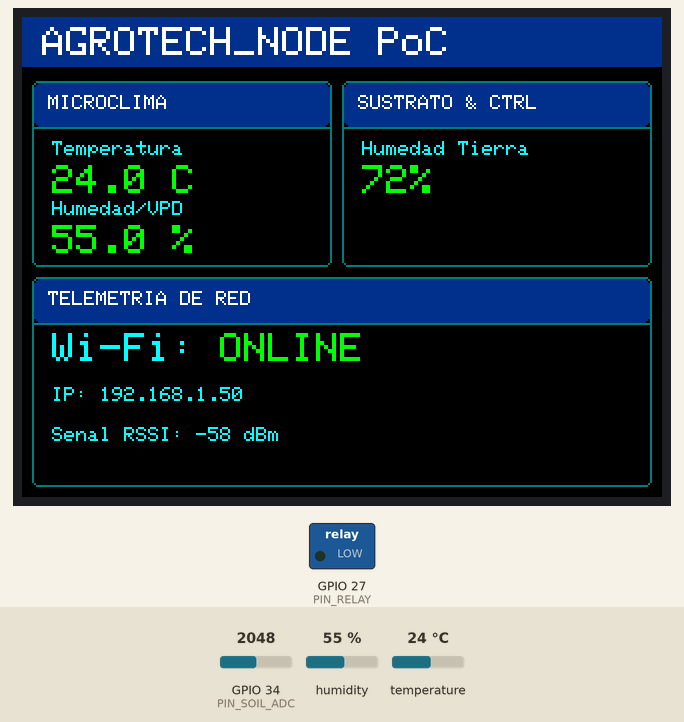
Recording of a program running on a simulated ESP32. Parts: 320×240 colour display, switched loads named in the program (green lamp = pin HIGH). The inputs (shaded band) are chosen by the test bench; at power-on: GPIO 34 (PIN_SOIL_ADC) = 2048, humidity 55 %, temperature 24 °C. WiFi joins after 1.5 s; servers stay silent unless stated; random numbers use the default seed unless the program sets one; no MQTT or app messages arrive unless stated; what the program prints to the serial monitor is not drawn.

Above: at 3.5 s.
3.6 s: GPIO 34 (PIN_SOIL_ADC) set to 2872
At 6.3 s:
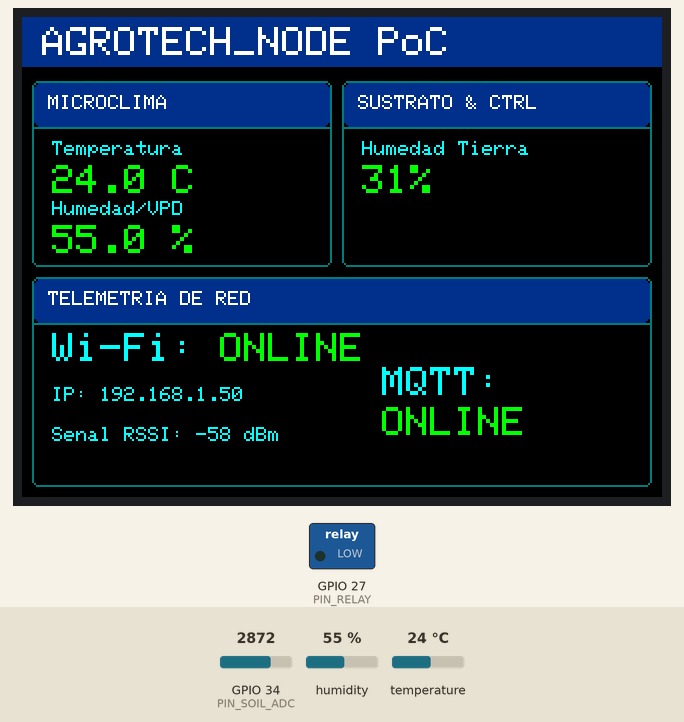
6.6 s: GPIO 34 (PIN_SOIL_ADC) set to 2933
At 8.0 s:
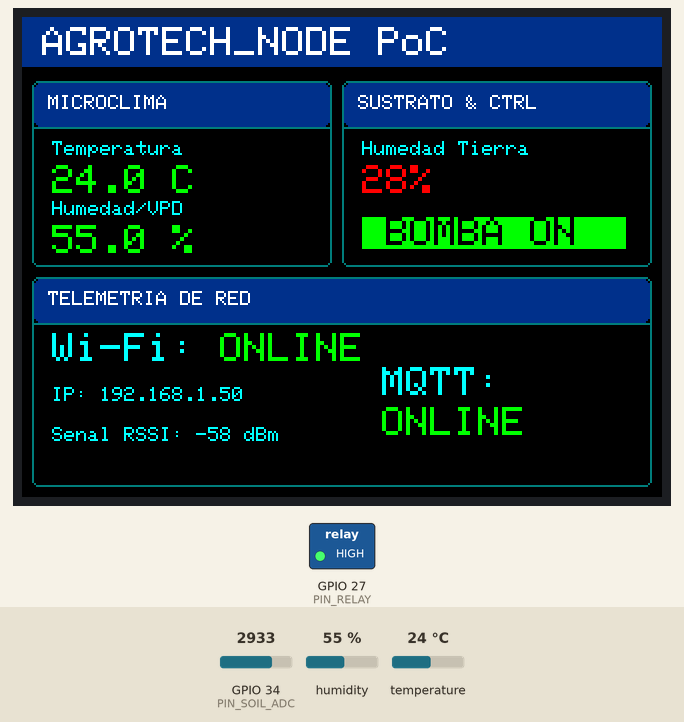
9.0 s: GPIO 34 (PIN_SOIL_ADC) set to 2866
At 10.5 s:
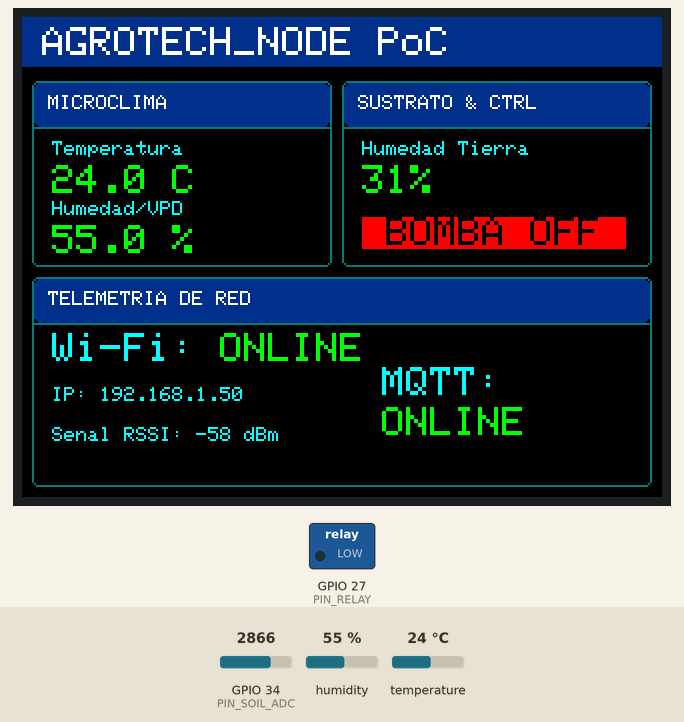
11.0 s: humidity set to 22 %
At 12.7 s:
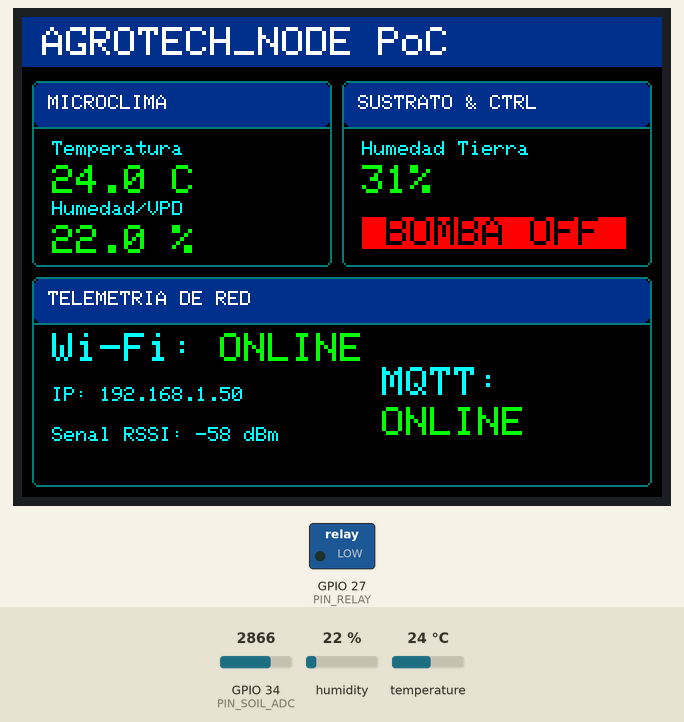
13.0 s: temperature set to 12 °C
At 14.7 s:
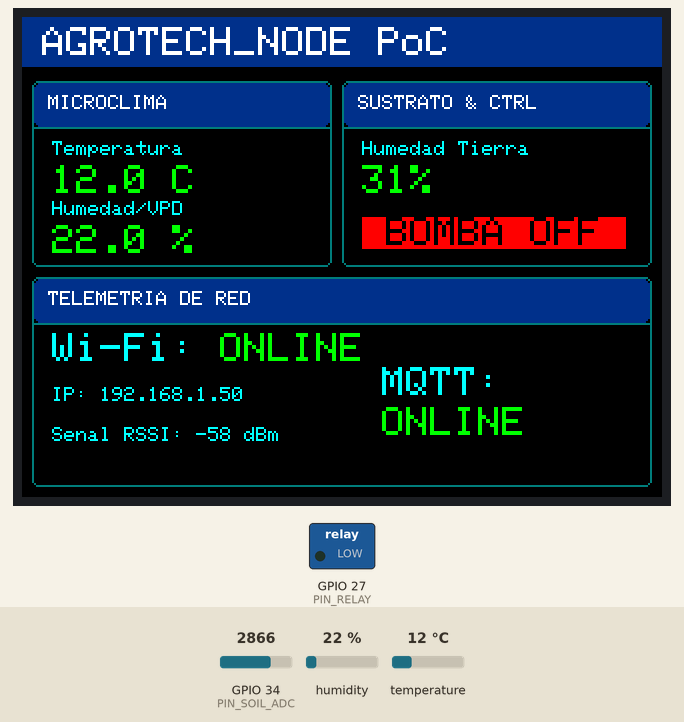
15.0 s: GPIO 34 (PIN_SOIL_ADC) set to 3603
At 16.2 s:
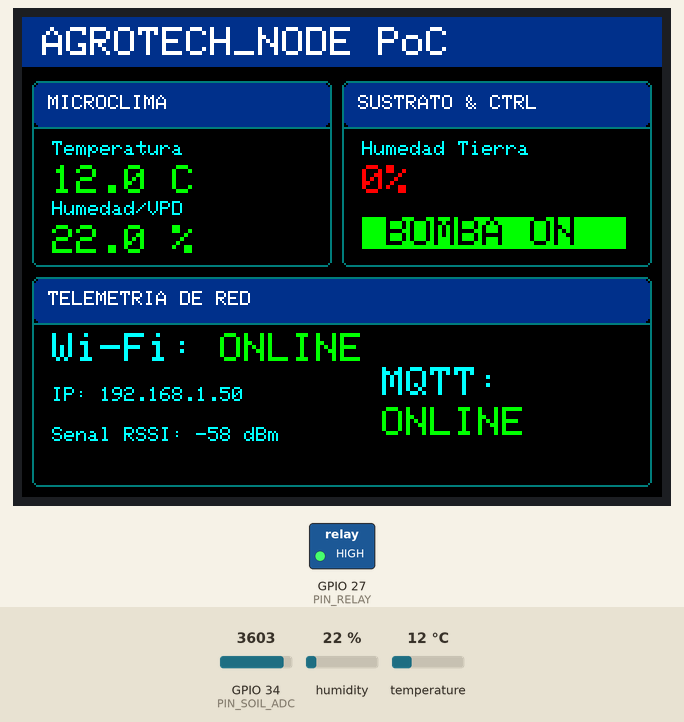
Timing chart, 0 to 18.0 s (numbered marks = the images above; inputs shaded):
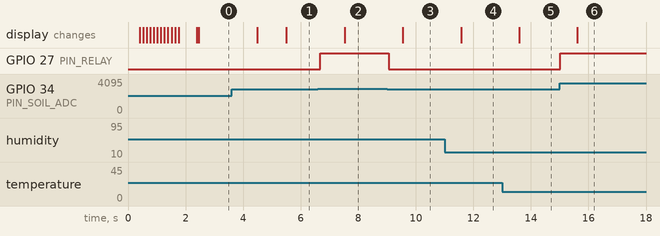

Measured:
- the behaviour switches between 2900 and 2901 on GPIO 34 (PIN_SOIL_ADC) (found by bisection; images 1 and 2)
- after the input at 6.6 s, GPIO 27 (PIN_RELAY): LOW → HIGH after 0.07 s; the display: changes after 0.93 s (image 2)
- after the input at 9.0 s, GPIO 27 (PIN_RELAY): HIGH → LOW after 0.07 s; the display: changes after 0.55 s (image 3)
- after the input at 11.0 s, the display: changes after 0.58 s (image 4)
- after the input at 13.0 s, the display: changes after 0.60 s (image 5)
- after the input at 15.0 s, GPIO 27 (PIN_RELAY): LOW → HIGH at once; the display: changes after 0.62 s (image 6)

The program:

main.cpp
```cpp
/**
 * @file main.cpp
 * @brief Firmware Edge Computing - Núcleo de Control y Telemetría
 * @project AgroTech_Node PoC
 * @author Diego Alejandro Ríos Vásquez
 */

#include <Arduino.h>
#include "Sensors.h"
#include "Display.h"
#include "NetworkManager.h"

// Datos de Conexión (Ajusta el Broker a la IP de tu Raspberry Pi Gateway)
const char* WIFI_SSID = "AgroTech_IoT";
const char* WIFI_PASS = "Wifi_Pass";
const char* MQTT_BROKER_IP = "192.168.1.113";
const char* MQTT_USER = "user";
const char* MQTT_PASS = "pass";

const int PIN_SOIL_ADC = 34; // Sensor Capacitivo v1.2
const int PIN_RELAY = 27;    // Actuador Bomba DC
const int UMBRAL_MARCHITEZ = 30; // 30% enciende la bomba

SensorManager sensors(PIN_SOIL_ADC);
DisplayManager ui;
NetworkManager net(WIFI_SSID, WIFI_PASS, MQTT_BROKER_IP, MQTT_USER, MQTT_PASS);

unsigned long tUpdate = 0;

void setup() {
    Serial.begin(115200);

    pinMode(PIN_RELAY, OUTPUT);
    digitalWrite(PIN_RELAY, LOW); // Fail-Safe

    sensors.begin();
    ui.begin();
    net.begin();

    ui.showSplash();
}

void loop() {
    net.loop();

    float temp = sensors.getT();
    float hum = sensors.getH();
    int soil_percent = sensors.getSoil();

    bool valveStatus = (soil_percent < UMBRAL_MARCHITEZ);
    digitalWrite(PIN_RELAY, valveStatus ? HIGH : LOW);

    if(millis() - tUpdate > 1000) {
        ui.updateDashboard(temp, hum, soil_percent, valveStatus, net.isWifiOk(), net.isMqttOk(), net.getWifiIp(), net.getWifiRssi());

        static int sendCount = 0;
        if(++sendCount >= 5) {
            net.sendJson(temp, hum, soil_percent, valveStatus, net.getWifiIp(), net.getWifiSsid(), net.getWifiRssi(), net.getWifiQualityText());
            sendCount = 0;
        }
        tUpdate = millis();
    }
}
```

Display.h
```cpp
/**
 * @file Display.h
 * @brief Interfaz HMI Local - Control TFT ST7789 (GMT020-02) y Boot Animation
 * @project AgroTech_Node PoC
 * @author Diego Alejandro Ríos Vásquez
 */

#ifndef DISPLAY_H
#define DISPLAY_H

#include <math.h>
#include <Adafruit_GFX.h>
#include <Adafruit_ST7789.h>

// Pines SPI según esquemático oficial
#define TFT_CS 5
#define TFT_DC 2
#define TFT_RST 4
#define TFT_MOSI 23
#define TFT_SCLK 18

// Paleta SCADA Tech (RGB565)
#define COLOR_BG            0x0000 // Fondo Negro Puro para evitar parpadeo
#define COLOR_HEADER        0x0191 // Azul oscuro técnico
#define COLOR_PANEL_BG      0x0000
#define COLOR_PANEL_BORDER  0x03EF // Azul técnico luminoso

#define COLOR_TEXT_BLUE     0x07FF // Cian nítido para etiquetas
#define COLOR_DATA_GREEN    0x07E0 // Verde menta para datos
#define COLOR_OK            0x07E0 // Verde (Estabilidad)
#define COLOR_WARN          0xF800 // Rojo (Alerta)

class DisplayManager {
private:
    Adafruit_ST7789 tft = Adafruit_ST7789(TFT_CS, TFT_DC, TFT_MOSI, TFT_SCLK, TFT_RST);

    float lastTemp = -999;
    float lastHum = -999;
    int lastSoil = -1;
    int lastRelay = -1;

    int lastWifi = -1;
    int lastMqtt = -1;
    String lastIp = "";
    int lastRssi = -999;

    void drawPanel(int x, int y, int w, int h, const char* title) {
        tft.drawRoundRect(x, y, w, h, 3, COLOR_PANEL_BORDER);
        tft.fillRoundRect(x+1, y+1, w-2, 22, 3, COLOR_HEADER); // Barra de título
        tft.drawFastHLine(x+1, y+23, w-2, COLOR_PANEL_BORDER);
        tft.setTextColor(0xFFFF);
        tft.setTextSize(1);
        tft.setCursor(x + 8, y + 7);
        tft.print(title);
    }

public:
    DisplayManager() {}

    void begin() {
        tft.init(240, 320); // Resolución exacta del GMT020-02
        tft.setRotation(3); // 1 = Apaisado. Si te queda de cabeza físicamente, cámbialo a 3.
        tft.fillScreen(COLOR_BG);

        // NOTA: Si los colores se ven invertidos (ej. fondo blanco), descomenta la siguiente línea:
        // tft.invertDisplay(false);
    }

    void showSplash() {
        tft.fillScreen(COLOR_BG);

        // Marco exterior
        tft.drawRect(5, 5, 310, 230, COLOR_PANEL_BORDER);
        tft.drawRect(7, 7, 306, 226, COLOR_PANEL_BORDER);

        tft.setTextColor(COLOR_TEXT_BLUE);
        tft.setTextSize(3);
        tft.setCursor(20, 50);
        tft.print("AgroTech_Node");

        tft.setTextSize(1);
        tft.setCursor(95, 90);
        tft.setTextColor(0xFFFF);
        tft.print("SISTEMA DE RESILIENCIA");

        // Barra de progreso animada
        tft.drawRect(40, 140, 240, 20, COLOR_TEXT_BLUE);
        tft.setCursor(40, 125);
        tft.setTextColor(COLOR_DATA_GREEN, COLOR_BG);
        tft.print("Iniciando Hardware...");

        for(int i = 0; i < 236; i += 20) {
            tft.fillRect(42, 142, i, 16, COLOR_DATA_GREEN);
            delay(120);
            if(i == 80) {
                tft.setCursor(40, 125);
                tft.print("Calibrando Sensores...  ");
            }
            if(i == 160) {
                tft.setCursor(40, 125);
                tft.print("Conectando a Red Edge...");
            }
        }
        delay(400);
        tft.fillScreen(COLOR_BG);
        drawStaticUI();
    }

    void drawStaticUI() {
        // Cabecera Principal
        tft.fillRect(0, 0, 320, 25, COLOR_HEADER);
        tft.setTextColor(0xFFFF);
        tft.setTextSize(2);
        tft.setCursor(10, 5);
        tft.print("AGROTECH_NODE PoC");

        // PANEL 1: MICROCLIMA
        drawPanel(5, 32, 150, 93, "MICROCLIMA");
        tft.setTextSize(1);
        tft.setCursor(15, 62); tft.setTextColor(COLOR_TEXT_BLUE, COLOR_PANEL_BG); tft.print("Temperatura");
        tft.setCursor(15, 92); tft.setTextColor(COLOR_TEXT_BLUE, COLOR_PANEL_BG); tft.print("Humedad/VPD");

        // PANEL 2: SUSTRATO
        drawPanel(160, 32, 155, 93, "SUSTRATO & CTRL");
        tft.setCursor(170, 62); tft.setTextColor(COLOR_TEXT_BLUE, COLOR_PANEL_BG); tft.print("Humedad Tierra");

        // PANEL 3: RED
        drawPanel(5, 130, 310, 105, "TELEMETRIA DE RED");
    }

    void updateDashboard(float temp, float hum, int soil, bool relay, bool wifiOk, bool mqttOk, String ip, int rssi) {
        tft.setTextSize(2);

        // Microclima
        if (temp != lastTemp || isnan(lastTemp)) {
            tft.setTextColor(COLOR_DATA_GREEN, COLOR_PANEL_BG);
            tft.setCursor(15, 74);
            tft.printf("%.1f C  ", temp);
            lastTemp = temp;
        }
        if (hum != lastHum || isnan(lastHum)) {
            tft.setTextColor(COLOR_DATA_GREEN, COLOR_PANEL_BG);
            tft.setCursor(15, 104);
            tft.printf("%.1f %%  ", hum);
            lastHum = hum;
        }

        // Sustrato y Control
        if (soil != lastSoil) {
            tft.setTextColor(soil < 30 ? COLOR_WARN : COLOR_OK, COLOR_PANEL_BG);
            tft.setCursor(170, 74);
            tft.printf("%d%%     ", soil);
            lastSoil = soil;
        }
        if (relay != (lastRelay == 1)) {
            tft.setTextSize(2);
            tft.setCursor(170, 100);
            if (relay) {
                tft.setTextColor(COLOR_BG, COLOR_OK);
                tft.print(" BOMBA ON  ");
            } else {
                tft.setTextColor(COLOR_BG, COLOR_WARN);
                tft.print(" BOMBA OFF ");
            }
            lastRelay = relay ? 1 : 0;
        }

        // Red (Corregido para evitar solapamiento)
        tft.setTextSize(2);
        if (wifiOk != (lastWifi == 1) || ip != lastIp || rssi != lastRssi) {
            tft.setTextColor(COLOR_TEXT_BLUE, COLOR_PANEL_BG);
            tft.setCursor(15, 158);
            tft.print("Wi-Fi: ");
            tft.setTextColor(wifiOk ? COLOR_OK : COLOR_WARN, COLOR_PANEL_BG);

            // 1. ELIMINAMOS los espacios sobrantes que borraban el texto de la derecha
            tft.print(wifiOk ? "ONLINE " : "OFFLINE");

            tft.setTextColor(COLOR_TEXT_BLUE, COLOR_PANEL_BG);
            tft.setTextSize(1);
            tft.setCursor(15, 185);
            tft.printf("IP: %-15s", ip.c_str());

            tft.setCursor(15, 205);
            tft.printf("Senal RSSI: %d dBm  ", rssi);

            lastWifi = wifiOk ? 1 : 0;
            lastIp = ip;
            lastRssi = rssi;
        }

        // 2. MOVEMOS MQTT a la derecha (espacio libre) en dos lineas limpias
        if (mqttOk != (lastMqtt == 1)) {
            tft.setTextSize(2);
            tft.setTextColor(COLOR_TEXT_BLUE, COLOR_PANEL_BG);
            tft.setCursor(180, 175);
            tft.print("MQTT:");

            tft.setCursor(180, 195);
            tft.setTextColor(mqttOk ? COLOR_OK : COLOR_WARN, COLOR_PANEL_BG);
            tft.print(mqttOk ? "ONLINE " : "OFFLINE");
            lastMqtt = mqttOk ? 1 : 0;
        }
    }
};
#endif
```

NetworkManager.h
```cpp
#ifndef NETWORK_MANAGER_H
#define NETWORK_MANAGER_H

#include <WiFi.h>
#include <PubSubClient.h>

class NetworkManager {
private:
    WiFiClient espClient;
    PubSubClient client;
    const char* ssid;
    const char* password;
    const char* mqtt_server;
    const char* mqtt_user;
    const char* mqtt_pass;
    unsigned long lastWifiAttempt = 0;
    unsigned long lastMqttAttempt = 0;

    void connectWifi(bool force = false) {
        const unsigned long retryMs = 10000;
        if (!force && (millis() - lastWifiAttempt) < retryMs) {
            return;
        }

        lastWifiAttempt = millis();
        Serial.print("[WiFi] Conectando a: ");
        Serial.println(ssid);

        WiFi.disconnect(true, true);
        delay(100);
        WiFi.mode(WIFI_STA);
        WiFi.setSleep(false);
        WiFi.begin(ssid, password);
    }

    const char* wifiStatusText(wl_status_t st) {
        switch (st) {
            case WL_IDLE_STATUS: return "IDLE";
            case WL_NO_SSID_AVAIL: return "SSID no disponible";
            case WL_SCAN_COMPLETED: return "SCAN completo";
            case WL_CONNECTED: return "Conectado";
            case WL_CONNECT_FAILED: return "Fallo auth/clave";
            case WL_CONNECTION_LOST: return "Conexion perdida";
            case WL_DISCONNECTED: return "Desconectado";
            default: return "Estado desconocido";
        }
    }

public:
    NetworkManager(const char* _ssid, const char* _pass, const char* _server, const char* _mqttUser = nullptr, const char* _mqttPass = nullptr)
        : client(espClient), ssid(_ssid), password(_pass), mqtt_server(_server), mqtt_user(_mqttUser), mqtt_pass(_mqttPass) {}

    void begin() {
        WiFi.mode(WIFI_STA);
        WiFi.setSleep(false);
        connectWifi(true);
        // El puerto estándar es 1883
        client.setServer(mqtt_server, 1883);
    }

    void reconnect() {
        // Solo intenta reconectar si hay WiFi pero no hay MQTT
        if (!client.connected() && WiFi.status() == WL_CONNECTED) {
            const unsigned long retryMs = 5000;
            if (millis() - lastMqttAttempt < retryMs) {
                return;
            }
            lastMqttAttempt = millis();

            Serial.print("Intentando conexión MQTT...");
            Serial.print(" broker=");
            Serial.print(mqtt_server);
            Serial.print(":");
            Serial.println(1883);

            String clientId = "ESP32-Agrotech-";
            clientId += String(random(0xffff), HEX);

            bool connected = false;
            if (mqtt_user != nullptr && mqtt_pass != nullptr) {
                connected = client.connect(clientId.c_str(), mqtt_user, mqtt_pass);
            } else {
                connected = client.connect(clientId.c_str());
            }

            if (connected) {
                Serial.println("¡Conectado!");
            } else {
                Serial.print("Fallo, rc=");
                Serial.println(client.state());
                Serial.println("Verifica IP del broker, puerto 1883 y si Mosquitto permite conexion anonima o requiere usuario/clave.");
            }
        }
    }

    void loop() {
        wl_status_t st = WiFi.status();
        if (st != WL_CONNECTED) {
            static unsigned long lastStatusLog = 0;
            if (millis() - lastStatusLog > 4000) {
                Serial.print("[WiFi] Estado: ");
                Serial.println(wifiStatusText(st));
                lastStatusLog = millis();
            }
            connectWifi();
            return;
        }

        if (!client.connected()) reconnect();
        client.loop();
    }

    // --- Getters para la interfaz de usuario ---
    bool isWifiOk() { return WiFi.status() == WL_CONNECTED; }
    bool isMqttOk() { return client.connected(); }

    String getWifiSsid() { return String(ssid); }

    String getWifiIp() {
        return (WiFi.status() == WL_CONNECTED) ? WiFi.localIP().toString() : "0.0.0.0";
    }

    int getWifiRssi() {
        return (WiFi.status() == WL_CONNECTED) ? WiFi.RSSI() : -127;
    }

    String getWifiQualityText() {
        int rssi = getWifiRssi();
        if (rssi >= -55) return "Excelente";
        if (rssi >= -67) return "Buena";
        if (rssi >= -75) return "Media";
        if (rssi >= -85) return "Debil";
        return "Sin Senal";
    }

    // Cambiado a const char* para que funcione directo con tft.printf
    const char* getMqttHost() { return mqtt_server; }
    int getMqttPort() { return 1883; }

    String getMqttStateText() {
        if (WiFi.status() != WL_CONNECTED) return "Sin WiFi";
        switch (client.state()) {
            case MQTT_CONNECTION_TIMEOUT:      return "Timeout";
            case MQTT_CONNECTION_LOST:         return "Perdida";
            case MQTT_CONNECT_FAILED:          return "Fallo Red";
            case MQTT_CONNECT_BAD_CLIENT_ID:   return "ClientID";
            case MQTT_CONNECT_BAD_CREDENTIALS: return "Credenciales";
            case MQTT_CONNECT_UNAUTHORIZED:    return "No autorizado";
            case MQTT_CONNECT_UNAVAILABLE:     return "Broker off";
            case MQTT_DISCONNECTED:            return "Desconectado";
            case MQTT_CONNECTED:               return "Conectado";
            case MQTT_CONNECT_BAD_PROTOCOL:    return "Protocolo";
            default:                           return "Error";
        }
    }

    void sendJson(float t, float h, int s, bool r, const String& ip, const String& wifiSsid, int rssi, const String& qual) {
        if (client.connected()) {
            // Formato alineado con el dashboard de Node-RED.
            String msg = "{\"t\":" + String(t,1)
                       + ",\"h\":" + String(h,1)
                       + ",\"s\":" + String(s)
                       + ",\"r\":" + String(r ? "true" : "false")
                       + ",\"ip\":\"" + ip + "\""
                       + ",\"ssid\":\"" + wifiSsid + "\""
                       + ",\"rssi\":" + String(rssi)
                       + ",\"qual\":\"" + qual + "\"}";
            client.publish("pascual/agrotech", msg.c_str());
        }
    }
};
#endif
```

Sensors.h
```cpp
/**
 * @file Sensors.h
 * @brief Gestión de Percepción y Edge Computing (Filtro Promedio Móvil k=5)
 * @project AgroTech_Node: Sistema de Resiliencia Hídrica y Monitoreo Térmico (Fase PoC y MVP)
 * @author Diego Alejandro Ríos Vásquez
 * @instructor Mg. Bernardo Molina Zuluaga
 * @course Optativa I: Internet de las Cosas
 * @institution Institución Universitaria Pascual Bravo
 * @date Mayo de 2026
 */

#ifndef SENSORS_H
#define SENSORS_H

#include <Wire.h>
#include <Adafruit_Sensor.h>
#include <Adafruit_BME280.h>

class SensorManager {
private:
    Adafruit_BME280 bme;
    int pinSoilADC;

    // Valores de calibración del sensor capacitivo (Ajustar en campo)
    const int VALOR_SECO = 3500;  // Lectura ADC cuando la tierra está seca
    const int VALOR_AGUA = 1500;  // Lectura ADC cuando está sumergido

public:
    SensorManager(int soilPin) : pinSoilADC(soilPin) {}

    void begin() {
        // Inicializar I2C en los pines definidos en el esquemático (SDA=21, SCL=22)
        Wire.begin(21, 22);

        if (!bme.begin(0x76, &Wire)) {
            Serial.println("Error: No se encuentra el sensor BME280!");
        }

        pinMode(pinSoilADC, INPUT);
    }

    float getT() {
        return bme.readTemperature();
    }

    float getH() {
        return bme.readHumidity();
    }

    // Edge Computing: Implementación del Filtro de Promedio Móvil (k=5)
    int getSoil() {
        int lecturas[5];      // Ventana de muestreo k=5
        int total = 0;

        for(int i=0; i<5; i++) {
            lecturas[i] = analogRead(pinSoilADC); // Captura del dato crudo
            total += lecturas[i];
            delay(10);          // Estabilización entre muestras
        }

        int promedio = total / 5; // Valor filtrado

        // Mapear la lectura analógica filtrada a un porcentaje (0% - 100%)
        int porcentaje = map(promedio, VALOR_SECO, VALOR_AGUA, 0, 100);

        // Restringir los valores entre 0 y 100 por si hay picos extremos
        if(porcentaje > 100) porcentaje = 100;
        if(porcentaje < 0) porcentaje = 0;

        return porcentaje;
    }
};
#endif
```
